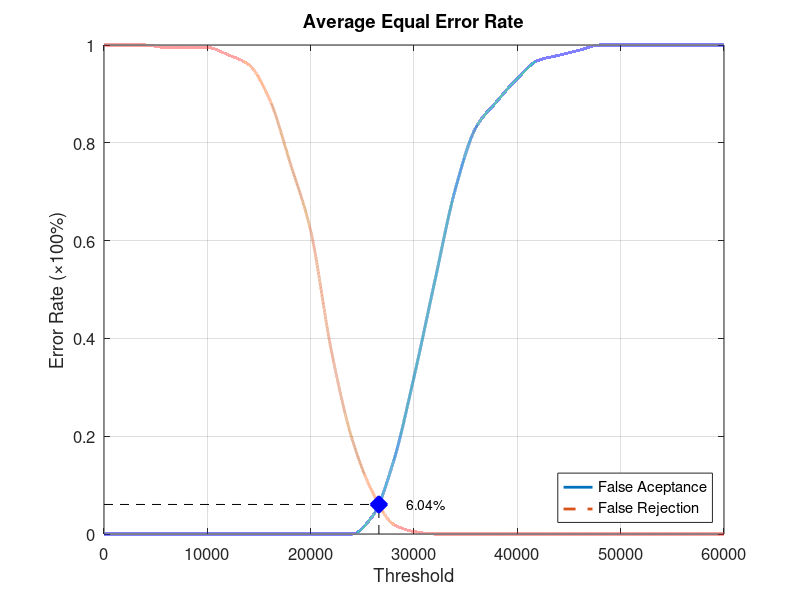
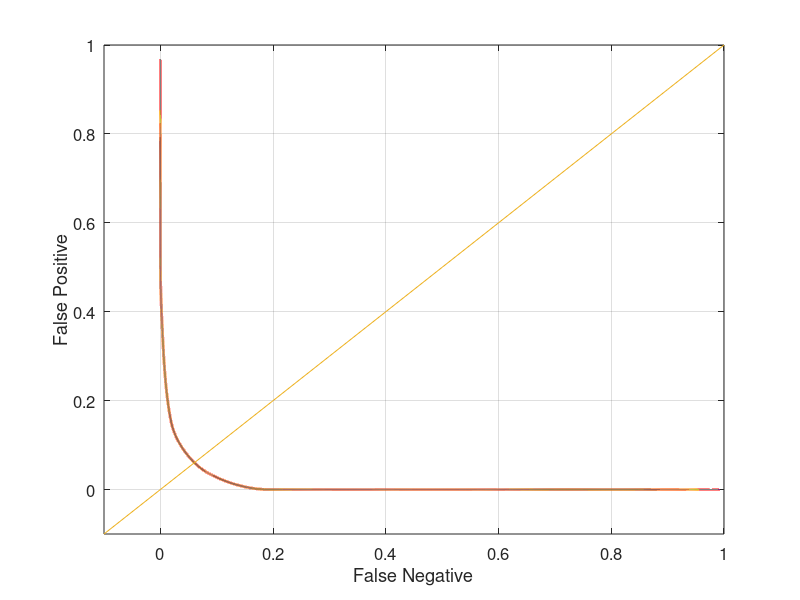

Write the MATLAB code that produced these figures, in order.
function yEER = Database4_1
close all;
clear;
clc;
x = 0:2000:60000;
xq = 0:0.5:60000;

y0 = [0 0 0 0 0 0 0 0 0 0 0 0 0 0.0368421 0.147368 0.321053 0.515789 0.705263 0.831579 0.884211 0.931579 0.968421 0.978947 0.989474 1 1 1 1 1 1 1];
yy0 = interp1(x, y0, xq, 'pchip');
y1 = [1 1 1 0.995 0.995 0.995 0.98 0.96 0.89 0.76 0.62 0.375 0.195 0.085 0.02 0.005 0 0 0 0 0 0 0 0 0 0 0 0 0 0 0];
yy1 = interp1(x, y1, xq, 'pchip');

% Calculating EER: 
y2 = abs(y0 - y1);
find(y2 == min(y2))
yy2 = abs(yy0 - yy1);
xEER = find(yy2 == min(yy2));
xEERIndex = xq(xEER) % X-axis EER
yEER = yy0(xEER) % Y-axis EER

main = figure
plot(xq, yy0,'-','LineWidth', 2);	hold on
plot(xq, yy1,'--','LineWidth', 2);	hold on
plot([xEERIndex xEERIndex], [0 yEER], 'k--');	hold on
plot([0 xEERIndex], [yEER yEER], 'k--');	hold on
plot(xEERIndex, yEER, 'bx', 'LineWidth', 10);	hold on
text(xEERIndex + 10 * xEERIndex / 100, yEER, [num2str(round((10000 * yEER)) / 100) '%'])
legend('False Aceptance', 'False Rejection', 'Location', 'SouthEast')
xlabel('Threshold')
ylabel('Error Rate (\times100%)')
title('Average Equal Error Rate')
set(gca, 'FontSize', 12)
axis([0 60000 0 1])
grid on

print(main, 'Database4_1Main', '-dpng');
FNRxFPR = figure('Color', [1 1 1]);
plot(yy1, yy0, '-', yy1, yy0, 'LineWidth', 2);
hold on
y = -0.1:0.1:1
plot(y, y); 
set(gca, 'FontSize', 12)
xlabel('False Negative')
ylabel('False Positive')
axis([-0.1 1 -0.1 1])
set(gca, 'FontSize', 12)
grid on

print(FNRxFPR, 'Database4_1FNRxFPR','-dpng');
end
